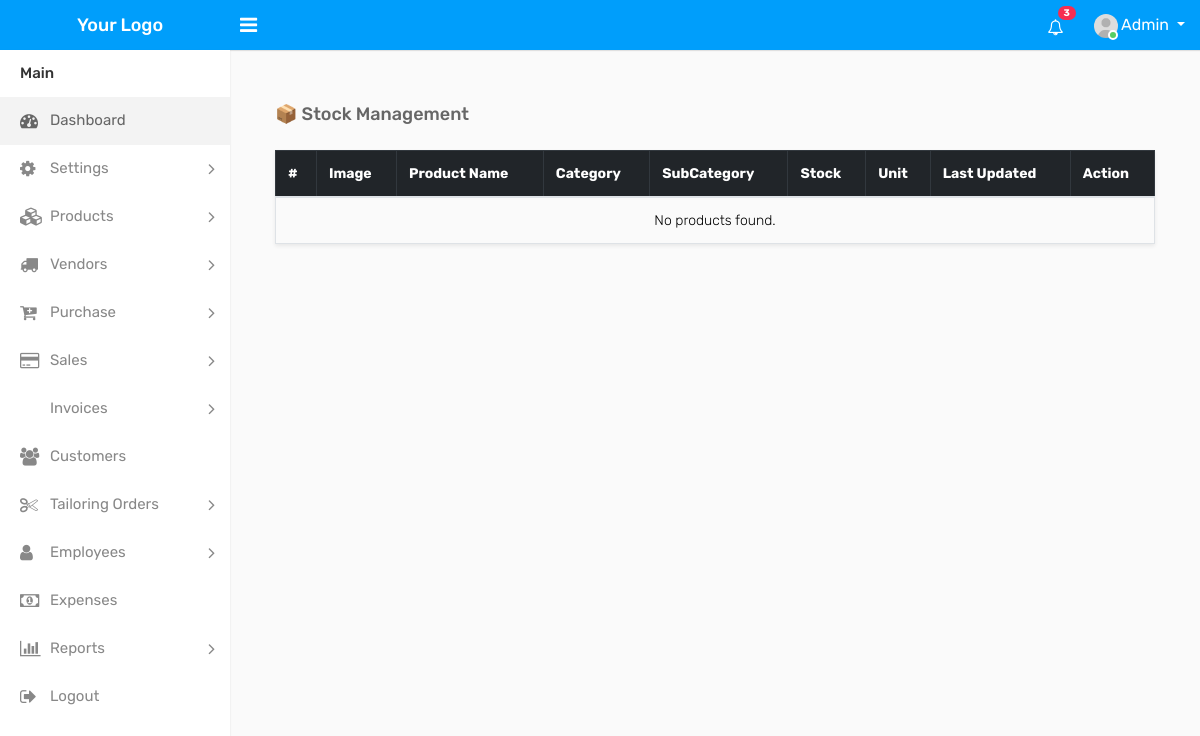
The app's page /products/stock/ (signed in), older data.
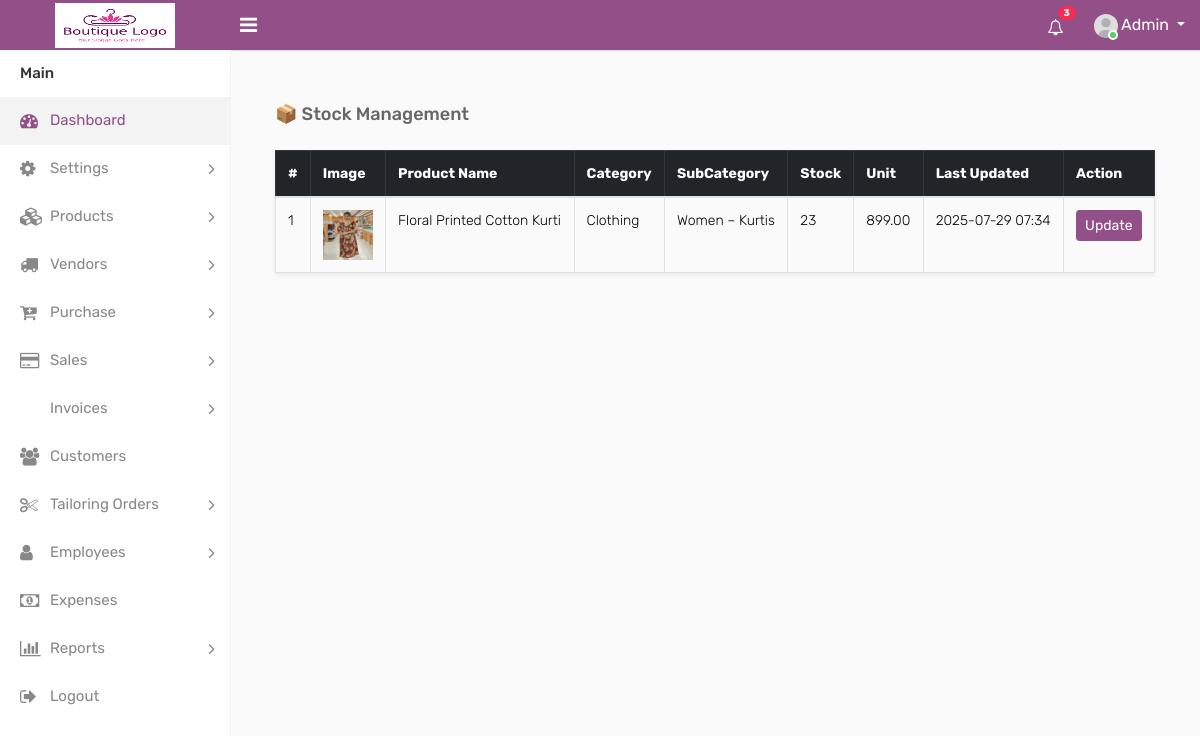
The same page, newer data.
### B_App/models.py (models this page shows, shortened)
class ShopSettings(models.Model):
    user = models.OneToOneField(User, on_delete=models.CASCADE)
    shop_name = models.CharField(max_length=255)
    address = models.TextField()
    email = models.EmailField()
    phone = models.CharField(max_length=20)
    logo = models.ImageField(upload_to='logos/', blank=True, null=True)
    theme_color = models.CharField(max_length=7, default='#0d6efd')

class tbl_Product(models.Model):
    subcategory = models.ForeignKey(tbl_SubCategory, on_delete=models.CASCADE, related_name="products")
    name = models.CharField(max_length=200)
    description = models.TextField(null=True, blank=True)
    price = models.DecimalField(max_digits=10, decimal_places=2)
    stock = models.PositiveIntegerField()
    image = models.ImageField(upload_to="products/", null=True, blank=True)
    status = models.CharField(max_length=10, choices=[('active', 'Active'), ('inactive', 'Inactive')], default='active')
    created_at = models.DateTimeField(auto_now_add=True)
    updated_at = models.DateTimeField(auto_now=True)
    gst_percentage = models.DecimalField(max_digits=5, decimal_places=2, default=0.00)

class tbl_SubCategory(models.Model):
    category = models.ForeignKey(tbl_Category, on_delete=models.CASCADE, related_name="subcategories")
    name = models.CharField(max_length=100)
    status = models.CharField(max_length=100, null=True, choices=[('active', 'Active'), ('inactive', 'Inactive')])
    created_at = models.DateTimeField(auto_now_add=True)
    updated_at = models.DateTimeField(auto_now=True)

class tbl_Category(models.Model):
    name = models.CharField(max_length=100, null=True)
    status = models.CharField(max_length=100, null=True, choices=[('active', 'Active'), ('inactive', 'Inactive')])
    created_at = models.DateTimeField(auto_now_add=True)
    updated_at = models.DateTimeField(auto_now=True)

### B_App/views.py (the view)
# urls.py: path("products/stock/", stock_management, name="stock"),
@login_required
def stock_management(request):
    settings = ShopSettings.objects.first()
    products = tbl_Product.objects.all()
    return render(request, "products/stock.html", {
        "products": products,
        "settings": settings
    })

### B_App/context_processors.py (called while the page is built)
def global_settings(request):
    shop_settings = ShopSettings.objects.first()
    theme_settings = None
    if request.user.is_authenticated:
        try:
            theme_settings = ThemeSettings.objects.get(user=request.user)
        except ThemeSettings.DoesNotExist:
            theme_settings = None
    return {
        'settings': shop_settings,
        'theme': theme_settings
    }

### templates/products/stock.html
{% include "navbar.html" %}
{% load static %}
{% block content %}
<div class="container mt-4">
    <h4 class="mb-4">📦 Stock Management</h4>
  <table class="table table-bordered table-hover shadow-sm">
    <thead class="table-dark">
        <tr>
            <th>#</th>
            <th>Image</th>
            <th>Product Name</th>
            <th>Category</th>
            <th>SubCategory</th>
            <th>Stock</th>
            <th>Unit</th>
            <th>Last Updated</th>
            <th>Action</th>
        </tr>
    </thead>
    <tbody>
        {% for product in products %}
        <tr>
            <td>{{ forloop.counter }}</td>
            <td>
                {% if product.image %}
                    <img src="{{ product.image.url }}" width="50" height="50">
                {% else %}
                    N/A
                {% endif %}
            </td>
            <td>{{ product.name }}</td>
            <td>{{ product.subcategory.category.name }}</td>
            <td>{{ product.subcategory.name }}</td>
            <td>{{ product.stock }}</td>
            <td>{{ product.price }}</td>
            <td>{{ product.updated_at|date:"Y-m-d H:i" }}</td>
            <td>
                <a href="{% url 'update_stock' product.id %}" class="btn btn-sm btn-primary">Update</a>
            </td>
        </tr>
        {% empty %}
        <tr>
            <td colspan="9" class="text-center">No products found.</td>
        </tr>
        {% endfor %}
    </tbody>
</table>
</div>
{% endblock %}

### templates/navbar.html (shortened to what this page needs)
<!DOCTYPE html>
{% load static %}
<html lang="en">
<head>
    <link rel="stylesheet" type="text/css" href="{% static 'assets/css/bootstrap.min.css' %}">
    <link rel="stylesheet" type="text/css" href="{% static 'assets/css/font-awesome.min.css' %}">
    <link rel="stylesheet" type="text/css" href="{% static 'assets/css/style.css' %}">
</head>
<body>
    <div class="main-wrapper">
        <div class="header" style="background-color:{{settings.theme_color}}">
			<div class="header-left">
				<a href="/dashboard/" class="logo">
                    {% if settings.logo %}
				<img src="{{settings.logo.url}}" width="120" height="45" alt="">
                    {%else %}<span>Your Logo</span>
                    {% endif %}
				</a>
			</div>
			<a id="toggle_btn" href="javascript:void(0);"><i class="fa fa-bars"></i></a>
            <ul class="nav user-menu float-right">
                <li class="nav-item dropdown d-none d-sm-block">
                    <a href="#" class="dropdown-toggle nav-link" data-toggle="dropdown"><i class="fa fa-bell-o"></i> <span class="badge badge-pill bg-danger float-right">3</span></a>
                </li>
                <li class="nav-item dropdown has-arrow">
                    <a href="#" class="dropdown-toggle nav-link user-link" data-toggle="dropdown">
                        <span class="user-img">
							<img class="rounded-circle" src="{% static 'assets/img/user.jpg' %}" width="24" alt="Admin">
							<span class="status online"></span>
						</span>
						<span>Admin</span>
                    </a>
                </li>
            </ul>
        </div>
        <div class="sidebar" id="sidebar">
    <div class="sidebar-inner slimscroll">
        <div id="sidebar-menu" class="sidebar-menu">
            <ul>
                <li class="menu-title">Main</li>
                <li class="active">
                    <a href="{% url 'dashboard' %}"><i class="fa fa-dashboard"></i> <span>Dashboard</span></a>
                </li>
<li class="submenu">
                    <a href="#"><i class="fa fa-cog"></i> <span> Settings </span> <span class="menu-arrow"></span></a>
                </li>
                <li class="submenu">
    <a href="#"><i class="fa fa-cubes"></i> <span> Products </span> <span class="menu-arrow"></span></a>
</li>
                <li class="submenu">
    <a href="#"><i class="fa fa-truck"></i> <span> Vendors </span> <span class="menu-arrow"></span></a>
</li>
                <li class="submenu">
    <a href="#"><i class="fa fa-cart-plus"></i> <span> Purchase </span> <span class="menu-arrow"></span></a>
</li>
                <li class="submenu">
    <a href="#"><i class="fa fa-credit-card"></i> <span> Sales </span> <span class="menu-arrow"></span></a>
</li>
                <li class="submenu">
    <a href="#"><i class="fa fa-file-invoice"></i> <span> Invoices </span> <span class="menu-arrow"></span></a>
</li>
                <li>
                    <a href="{% url 'customers' %}"><i class="fa fa-users"></i> <span>Customers</span></a>
                </li>
                <li class="submenu">
                    <a href="#"><i class="fa fa-scissors"></i> <span> Tailoring Orders </span> <span class="menu-arrow"></span></a>
                </li>
                <li class="submenu">
                    <a href="#"><i class="fa fa-user"></i> <span> Employees </span> <span class="menu-arrow"></span></a>
                </li>
                <li>
                    <a href="{% url 'expenses' %}"><i class="fa fa-money"></i> <span>Expenses</span></a>
                </li>
                <li class="submenu">
                    <a href="#"><i class="fa fa-bar-chart"></i> <span> Reports </span> <span class="menu-arrow"></span></a>
                </li>
                <li>
                    <a href="{% url 'logout' %}"><i class="fa fa-sign-out"></i> <span>Logout</span></a>
                </li>
            </ul>
        </div>
    </div>
</div>
        <div class="page-wrapper">
            <div class="content">
</body>
</html>

Row changes from the older to the newer data that the page shows:
added ShopSettings: logo (picture)
added tbl_Product: image (picture), name "Floral Printed Cotton Kurti", subcategory.category.name "Clothing", subcategory.name "Women – Kurtis", stock "23", price "899.00", updated_at "2025-07-29 07:34"
Text that changed along with them:
text no longer shown: "Your Logo No products found."
